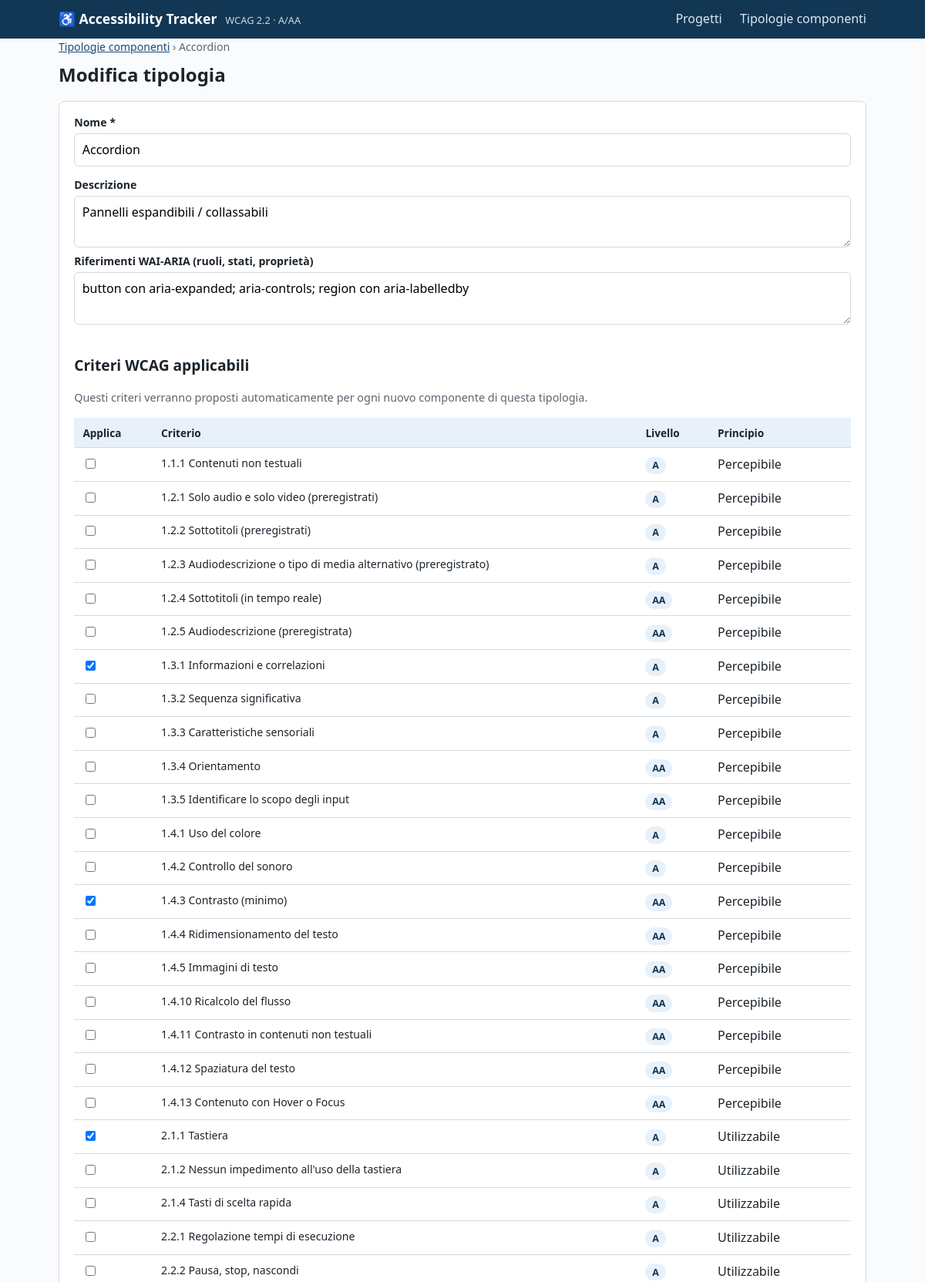
Page /tipologie/10 (upper part) on the committed database.
### tables this page shows
CREATE TABLE component_types (
    id INTEGER PRIMARY KEY AUTOINCREMENT,
    name TEXT UNIQUE NOT NULL,
    description TEXT DEFAULT '',
    aria_notes TEXT DEFAULT ''
);

CREATE TABLE criteria (
    id INTEGER PRIMARY KEY AUTOINCREMENT,
    code TEXT UNIQUE NOT NULL,
    title TEXT NOT NULL,
    level TEXT NOT NULL,
    principle TEXT NOT NULL,
    anchor TEXT DEFAULT ''
);

### app.py (the view, shortened to what this page needs)
@app.route("/tipologie/nuova", methods=["GET", "POST"])
@app.route("/tipologie/<int:type_id>", methods=["GET", "POST"])
def type_form(type_id=None):
    db = get_db()
    ctype = db.execute("SELECT * FROM component_types WHERE id = ?", (type_id,)).fetchone() if type_id else None
    selected = {r["criterion_id"] for r in db.execute(
        "SELECT criterion_id FROM component_type_criteria WHERE component_type_id = ?",
        (type_id,)).fetchall()} if type_id else set()
    criteria = db.execute("SELECT * FROM criteria ORDER BY id").fetchall()
    db.close()
    return render_template("tipologia_form.html", ctype=ctype, criteria=criteria, selected=selected)

### app.py (called while the page is built)
@app.context_processor
def inject_globals():
    return {"STATUS_LABELS": STATUS_LABELS, "WORK_LABELS": WORK_LABELS,
            "PROJECT_STATUSES": PROJECT_STATUSES, "WCAG_BASE_URL": WCAG_BASE_URL}

### database.py (called while the page is built)
def get_db():
    conn = sqlite3.connect(DB_PATH)
    conn.row_factory = sqlite3.Row
    conn.execute("PRAGMA foreign_keys = ON")
    return conn

### templates/tipologia_form.html (shortened to what this page needs)
{% extends "base.html" %}
{% block content %}
<p class="breadcrumb"><a href="{{ url_for('types_list') }}">Tipologie componenti</a> › {{ ctype.name if ctype else 'Nuova' }}</p>
<h1>{{ 'Modifica tipologia' if ctype else 'Nuova tipologia' }}</h1>
<form method="post" class="card">
  <div class="form-row">
    <div>
      <label for="t-name">Nome *</label>
      <input type="text" id="t-name" name="name" required value="{{ ctype.name if ctype else '' }}">
    </div>
  </div>
  <label for="t-desc">Descrizione</label>
  <textarea id="t-desc" name="description">{{ ctype.description if ctype else '' }}</textarea>
  <label for="t-aria">Riferimenti WAI-ARIA (ruoli, stati, proprietà)</label>
  <textarea id="t-aria" name="aria_notes">{{ ctype.aria_notes if ctype else '' }}</textarea>
  <h2>Criteri WCAG applicabili</h2>
  <p class="report-meta">Questi criteri verranno proposti automaticamente per ogni nuovo componente di questa tipologia.</p>
  <table>
    <thead><tr><th scope="col">Applica</th><th scope="col">Criterio</th><th scope="col">Livello</th><th scope="col">Principio</th></tr></thead>
    <tbody>
      {% for c in criteria %}
      <tr>
        <td><input type="checkbox" id="crit-{{ c.id }}" name="criteria" value="{{ c.id }}"
                   {% if c.id in selected %}checked{% endif %}></td>
        <td><label for="crit-{{ c.id }}" style="font-weight:400">{{ c.code }} {{ c.title }}</label></td>
        <td><span class="badge b-level">{{ c.level }}</span></td>
        <td>{{ c.principle }}</td>
      </tr>
      {% endfor %}
    </tbody>
  </table>
</form>
{% endblock %}

### static/style.css (style rules this page uses)
:root { --blu: #1a4b7a; --blu-scuro: #123754; --azzurro: #e8f1f9; --verde: #1e7e34; --verde-bg: #e6f4ea; --rosso: #b02a37; --rosso-bg: #fdeaea; --giallo: #8a6d00; --giallo-bg: #fff8e1; --grigio: #5a6570; --grigio-bg: #f0f2f4; --bordo: #d4dae0; --testo: #1c242c; --bg: #fafbfc; }
* { box-sizing: border-box; }
body { margin: 0; font-family: system-ui, -apple-system, "Segoe UI", sans-serif; color: var(--testo); background: var(--bg); line-height: 1.55; }
a { color: var(--blu); }
h1 { font-size: 1.5rem; margin: .4rem 0 1rem; }
h2 { font-size: 1.2rem; margin-top: 2rem; }
.breadcrumb { font-size: .88rem; color: var(--grigio); margin: 0; }
.breadcrumb a { color: var(--blu); }
.card { background: #fff; border: 1px solid var(--bordo); border-radius: 8px; padding: 1rem 1.2rem; margin: 1rem 0; }
table { width: 100%; border-collapse: collapse; background: #fff; }
th, td { text-align: left; padding: .55rem .7rem; border-bottom: 1px solid var(--bordo); vertical-align: top; }
th { background: var(--azzurro); font-size: .85rem; }
.badge { display: inline-block; padding: .1rem .55rem; border-radius: 999px; font-size: .78rem; font-weight: 600; white-space: nowrap; }
.b-level { background: var(--azzurro); color: var(--blu-scuro); }
label { display: block; font-weight: 600; font-size: .88rem; margin-bottom: .2rem; }
input[type=text], input[type=url], select, textarea { width: 100%; padding: .5rem .6rem; border: 1px solid var(--bordo); border-radius: 6px; font: inherit; background: #fff; }
textarea { min-height: 4rem; }
.form-row { display: flex; flex-wrap: wrap; gap: 1rem; margin-bottom: .8rem; }
.form-row > div { flex: 1 1 200px; }
.report-meta { color: var(--grigio); font-size: .9rem; }

### rows in the picture
component_types: name "Accordion", description "Pannelli espandibili / collassabili", aria_notes "button con aria-expanded; aria-controls; region con aria-labelledby"
criteria: code "1.1.1", title "Contenuti non testuali", level "A", principle "Percepibile"
criteria: code "1.2.1", title "Solo audio e solo video (preregistrati)", level "A", principle "Percepibile"
criteria: code "1.2.2", title "Sottotitoli (preregistrati)", level "A", principle "Percepibile"
criteria: code "1.2.3", title "Audiodescrizione o tipo di media alternativo (preregistrato)", level "A", principle "Percepibile"
criteria: code "1.2.4", title "Sottotitoli (in tempo reale)", level "AA", principle "Percepibile"
criteria: code "1.2.5", title "Audiodescrizione (preregistrata)", level "AA", principle "Percepibile"
criteria: criteria "☑", code "1.3.1", title "Informazioni e correlazioni", level "A", principle "Percepibile"
criteria: code "1.3.2", title "Sequenza significativa", level "A", principle "Percepibile"
criteria: code "1.3.3", title "Caratteristiche sensoriali", level "A", principle "Percepibile"
criteria: code "1.3.4", title "Orientamento", level "AA", principle "Percepibile"
criteria: code "1.3.5", title "Identificare lo scopo degli input", level "AA", principle "Percepibile"
criteria: code "1.4.1", title "Uso del colore", level "A", principle "Percepibile"
criteria: code "1.4.2", title "Controllo del sonoro", level "A", principle "Percepibile"
criteria: criteria "☑", code "1.4.3", title "Contrasto (minimo)", level "AA", principle "Percepibile"
criteria: code "1.4.4", title "Ridimensionamento del testo", level "AA", principle "Percepibile"
criteria: code "1.4.5", title "Immagini di testo", level "AA", principle "Percepibile"
criteria: code "1.4.10", title "Ricalcolo del flusso", level "AA", principle "Percepibile"
criteria: code "1.4.11", title "Contrasto in contenuti non testuali", level "AA", principle "Percepibile"
criteria: code "1.4.12", title "Spaziatura del testo", level "AA", principle "Percepibile"
criteria: code "1.4.13", title "Contenuto con Hover o Focus", level "AA", principle "Percepibile"
criteria: criteria "☑", code "2.1.1", title "Tastiera", level "A", principle "Utilizzabile"
criteria: code "2.1.2", title "Nessun impedimento all'uso della tastiera", level "A", principle "Utilizzabile"
criteria: code "2.1.4", title "Tasti di scelta rapida", level "A", principle "Utilizzabile"
criteria: code "2.2.1", title "Regolazione tempi di esecuzione", level "A", principle "Utilizzabile"
criteria: code "2.2.2", title "Pausa, stop, nascondi", level "A", principle "Utilizzabile"

### other values in the picture
{{ 'Modifica tipologia' if ctype else 'Nuova tipologia' }} "Modifica tipologia"
